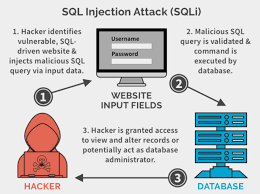
#> input picture download.png, 260 x 194 px
$ python image_color_modify.py
#> lines starting #> are read from the running program, lines starting #| are printed output that depends on the picture
import cv2
import numpy as np

# Load the image
image = cv2.imread("download.png")  # Replace with your image path
#> image is the input picture: shape (194, 260, 3); mean B, G, R 207.2, 206.2, 204.7

# Resize the image to 400x400 while maintaining color sensitivity
resized_image = cv2.resize(image, (400, 400), interpolation=cv2.INTER_AREA)
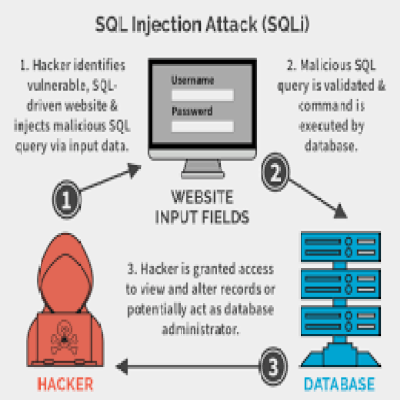
#> resized_image: shape (400, 400, 3); mean B, G, R 207.2, 206.2, 204.8

# Increase pixel intensity uniformly across all channels
intensity_increase = 50
brightened_image = cv2.add(resized_image, np.array([intensity_increase, intensity_increase, intensity_increase], dtype=np.uint8))
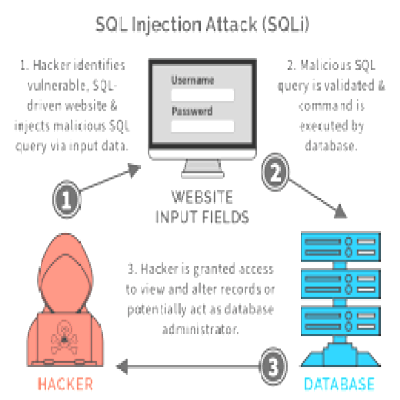
#> brightened_image: shape (400, 400, 3); mean B, G, R 234.4, 233.5, 231.4

# Display the original, resized, and brightened images
cv2.imshow("Original Image", image)
cv2.imshow("Resized Image", resized_image)
cv2.imshow("Brightened Image", brightened_image)

# Save the resized and brightened image
cv2.imwrite("/mnt/data/resized_brightened_image.png", brightened_image)

# Wait for a key press and close the image windows
cv2.waitKey(0)
cv2.destroyAllWindows()

$ run again, with apple2.jpg saved as download.png
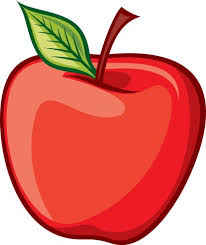
#> input picture apple2.jpg, 206 x 245 px
#> image is the input picture: shape (245, 206, 3); mean B, G, R 112.2, 123.6, 223.6
#> `resized_image = cv2.resize(image, (400, 400), interpolation=cv2.INTER_..`:
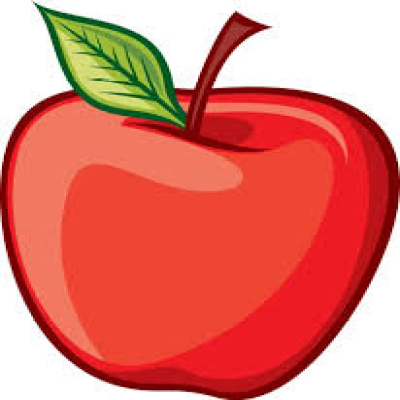
#> resized_image: shape (400, 400, 3); mean B, G, R 112.2, 123.6, 223.6
#> `brightened_image = cv2.add(resized_image, np.array([intensity_increase..`:
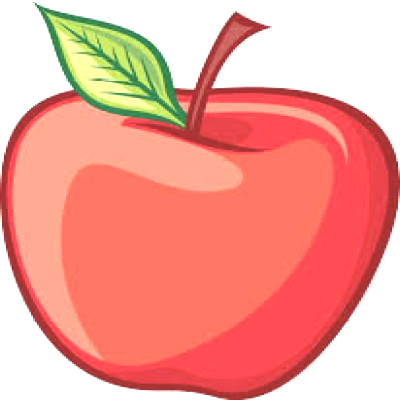
#> brightened_image: shape (400, 400, 3); mean B, G, R 147.8, 159.1, 241.9
